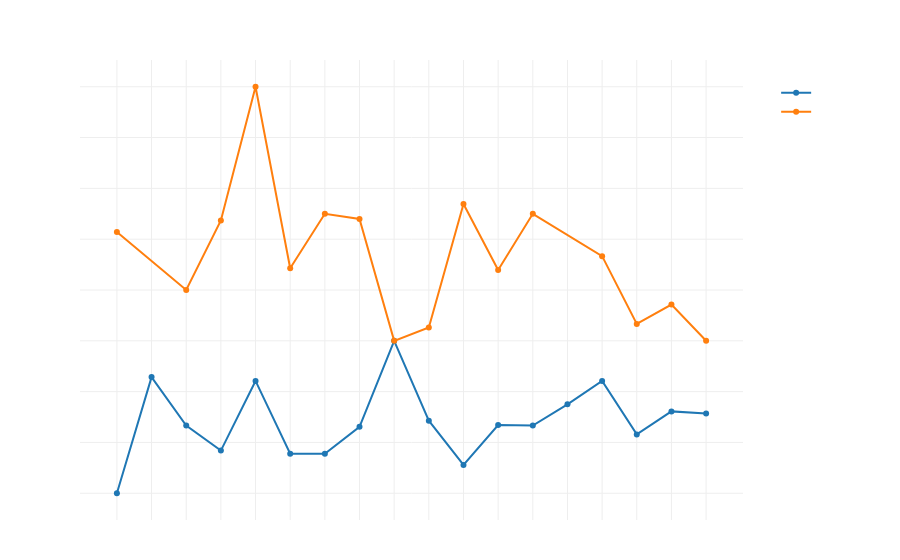

Notebook code cell kept with this figure:
### Code cell
import plotly.express as px
import plotly.io as pio

summary = (
    results_df
    .groupby(["Climate", "Known", "Result"])
    .size()
    .unstack(fill_value=0)
    .reset_index()
)

summary["Total"] = summary[["win", "draw", "lose"]].sum(axis=1)
summary["Win Rate"] = summary["win"] / summary["Total"]

fig_team = px.line(
    summary,
    x="Climate",
    y="Win Rate",
    color="Known",
    markers=True,
    title="Top Teams vs Other Teams Win Rate by Climate",
    labels={
        "Known": "Team Type",
        "Climate": "Climate Type",
        "Win Rate": "Win Rate"
    }
)

fig_team.update_layout(
    width=600,
    height=500,
    margin=dict(
        t=60,
        b=150,
        l=60,
        r=60
    ),
    paper_bgcolor='rgba(0,0,0,0)',
    plot_bgcolor='rgba(0,0,0,0)',
    legend=dict(
        x=1.05,
        y=1,
        xanchor="left",
        yanchor="top"
    )
)

fig_team.update_xaxes(
    title_standoff=30,
    tickangle=-45,
    automargin=True,
    tickfont=dict(size=10)
)

fig_team.show()

pio.write_html(
    fig_team,
    file="team_cli.html",
    include_plotlyjs="cdn",
    full_html=False,
    config={"responsive": True}
)

### Figure 1 — Plotly figure (JSON) as saved in the notebook; plotly's stock layout.template omitted (floating-point values rounded to 4 significant figures)
{"data": [{"hovertemplate": "Team Type=Other Team<br>Climate Type=%{x}<br>Win Rate=%{y}<extra></extra>", "legendgroup": "Other Team", "line": {"color": "#1F77B4", "dash": "solid"}, "marker": {"symbol": "circle"}, "mode": "lines+markers", "name": "Other Team", "orientation": "v", "showlegend": true, "type": "scatter", "x": ["Cold semi-arid climate", "Hot desert climate", "Hot semi-arid climate", "Hot-summer Mediterranean climate", "Hot-summer humid continental", "Hot-summer humid continental climate", "Humid subtropical", "Humid subtropical climates", "Monsoon-influenced hot-summer humid continental climate", "Monsoon-influenced humid subtropical climate", "Subtropical highland climate or Monsoon-influenced temperate oceanic climate", "Temperate oceanic climate", "Tropical monsoon climate", "Tropical rainforest climate", "Tropical savanna climate with dry-winter characteristics", "Warm-summer Mediterranean climate", "Warm-summer humid continental", "Warm-summer humid continental climate"], "xaxis": "x", "y": [0.2, 0.4286, 0.3333, 0.284, 0.4211, 0.2778, 0.2778, 0.3308, 0.5, 0.3429, 0.2558, 0.3341, 0.3333, 0.375, 0.4211, 0.3158, 0.3611, 0.3571], "yaxis": "y"}, {"hovertemplate": "Team Type=Top Team<br>Climate Type=%{x}<br>Win Rate=%{y}<extra></extra>", "legendgroup": "Top Team", "line": {"color": "#FF7F0E", "dash": "solid"}, "marker": {"symbol": "circle"}, "mode": "lines+markers", "name": "Top Team", "orientation": "v", "showlegend": true, "type": "scatter", "x": ["Cold semi-arid climate", "Hot semi-arid climate", "Hot-summer Mediterranean climate", "Hot-summer humid continental", "Hot-summer humid continental climate", "Humid subtropical", "Humid subtropical climates", "Monsoon-influenced hot-summer humid continental climate", "Monsoon-influenced humid subtropical climate", "Subtropical highland climate or Monsoon-influenced temperate oceanic climate", "Temperate oceanic climate", "Tropical monsoon climate", "Tropical savanna climate with dry-winter characteristics", "Warm-summer Mediterranean climate", "Warm-summer humid continental", "Warm-summer humid continental climate"], "xaxis": "x", "y": [0.7143, 0.6, 0.7368, 1, 0.6429, 0.75, 0.7397, 0.5, 0.5263, 0.7692, 0.6395, 0.75, 0.6667, 0.5333, 0.5714, 0.5], "yaxis": "y"}], "layout": {"autosize": true, "legend": {"title": {"text": "Team Type"}, "tracegroupgap": 0, "x": 1.05, "xanchor": "left", "y": 1, "yanchor": "top"}, "margin": {"b": 40, "t": 60}, "title": {"text": "Top Teams vs Other Teams Win Rate by Climate"}, "xaxis": {"anchor": "y", "autorange": true, "domain": [0, 1], "range": [-1.036, 18.04], "tickangle": -45, "title": {"text": "Climate Type"}, "type": "category"}, "yaxis": {"anchor": "x", "autorange": true, "domain": [0, 1], "range": [0.1408, 1.059], "title": {"text": "Win Rate"}, "type": "linear"}}}
